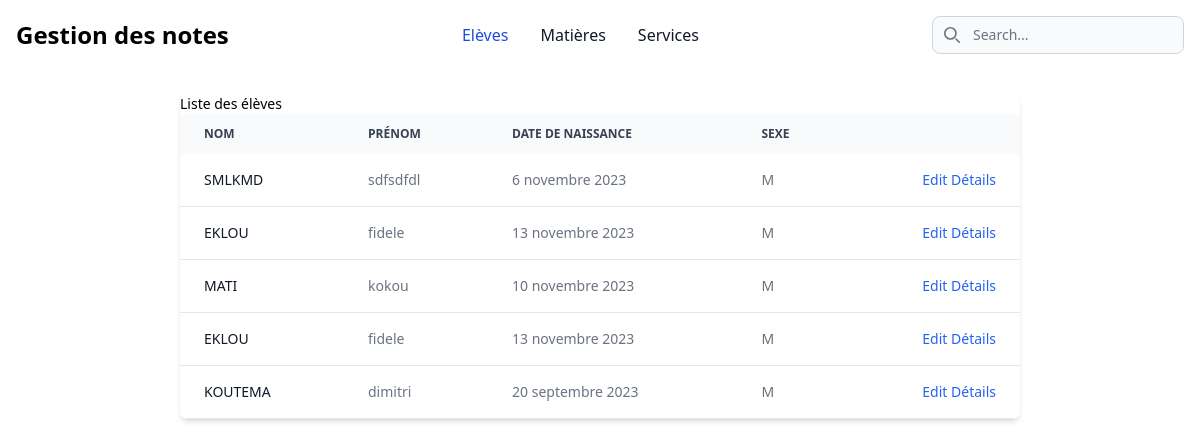
/notes/eleves/ (signed in), run on the app's committed database.
### notes/models.py (models this page shows, shortened)
class Personne(models.Model):
    nom = models.CharField(max_length=50)
    prenom = models.CharField(max_length=50)
    date_naissance = models.DateField()
    user = models.OneToOneField(User, on_delete=models.CASCADE)
    sexe = models.CharField(max_length=100,choices=(('M','Masculin'),('F','Feminin')))
    class Meta:
        abstract = True

class Eleve(Personne):
    id_eleve = models.CharField(primary_key=True,max_length=50)
    niveau = models.ForeignKey(Niveau,on_delete=models.CASCADE)
    class Meta:
        verbose_name_plural = "Elèves"

### notes/views.py (the view)
# urls.py: path('eleves/', views.eleves, name="eleves"),
@login_required(login_url="/accounts/login/")
@permission_required("notes.view_eleve")
def eleves(request):
    eleves  = Eleve.objects.all()
    return render(request, 'eleves/index.html', {'eleves': eleves})

### notes/templates/eleves/index.html (shortened to what this page needs)
{% extends 'base.html' %}
{% block content %}
<div class="relative overflow-x-auto shadow-md sm:rounded-lg">
    <h2 class="text-sm">Liste des élèves</h2>
    <table class="w-full text-sm text-left text-gray-500 dark:text-gray-400">
        <thead class="text-xs text-gray-700 uppercase bg-gray-50 dark:bg-gray-700 dark:text-gray-400">
            <tr>
                <th scope="col" class="px-6 py-3">Nom </th>
                <th scope="col" class="px-6 py-3">Prénom</th>
                <th scope="col" class="px-6 py-3">date de naissance</th>
                <th scope="col" class="px-6 py-3">Sexe</th>
                <th scope="col" class="px-6 py-3">
                </th>
            </tr>
        </thead>
        <tbody>
            {% for eleve in eleves %}
            <tr class="bg-white border-b dark:bg-gray-800 dark:border-gray-700 hover:bg-gray-50 dark:hover:bg-gray-600">
                <th scope="row" class="px-6 py-4 font-medium text-gray-900 whitespace-nowrap dark:text-white">
                    {{ eleve.nom }}
                </th>
                <td class="px-6 py-4">{{ eleve.prenom }}</td>
                <td class="px-6 py-4">{{ eleve.date_naissance }}</td>
                <td class="px-6 py-4">{{ eleve.sexe }}</td>
                <td class="px-6 py-4 text-right">
                    <a href="#" class="font-medium text-blue-600 dark:text-blue-500 hover:underline">Edit</a>
                    <a href="{% url 'notes:eleve' eleve.id_eleve %} "
                        class="font-medium text-blue-600 dark:text-blue-500 hover:underline">Détails</a>
                </td>
            </tr>
            {% endfor %}
        </tbody>
    </table>
</div>
{% endblock content %}

### data on the page
Eleve: nom "SMLKMD", prenom "sdfsdfdl", date_naissance "6 novembre 2023", sexe "M"
Eleve: nom "EKLOU", prenom "fidele", date_naissance "13 novembre 2023", sexe "M"
Eleve: nom "MATI", prenom "kokou", date_naissance "10 novembre 2023", sexe "M"
Eleve: nom "EKLOU", prenom "fidele", date_naissance "13 novembre 2023", sexe "M"
Eleve: nom "KOUTEMA", prenom "dimitri", date_naissance "20 septembre 2023", sexe "M"
